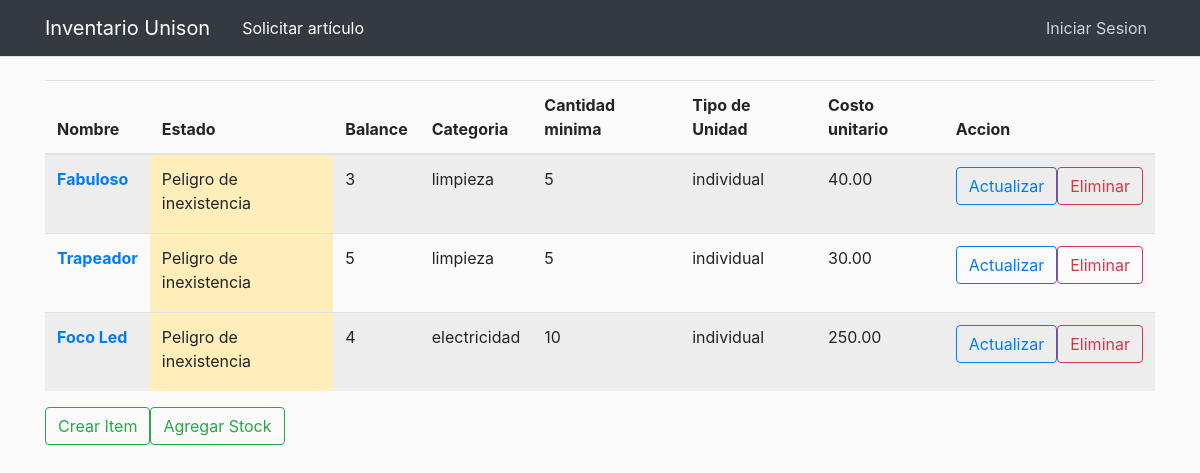
The page /manage_items/ on the database as committed earlier.
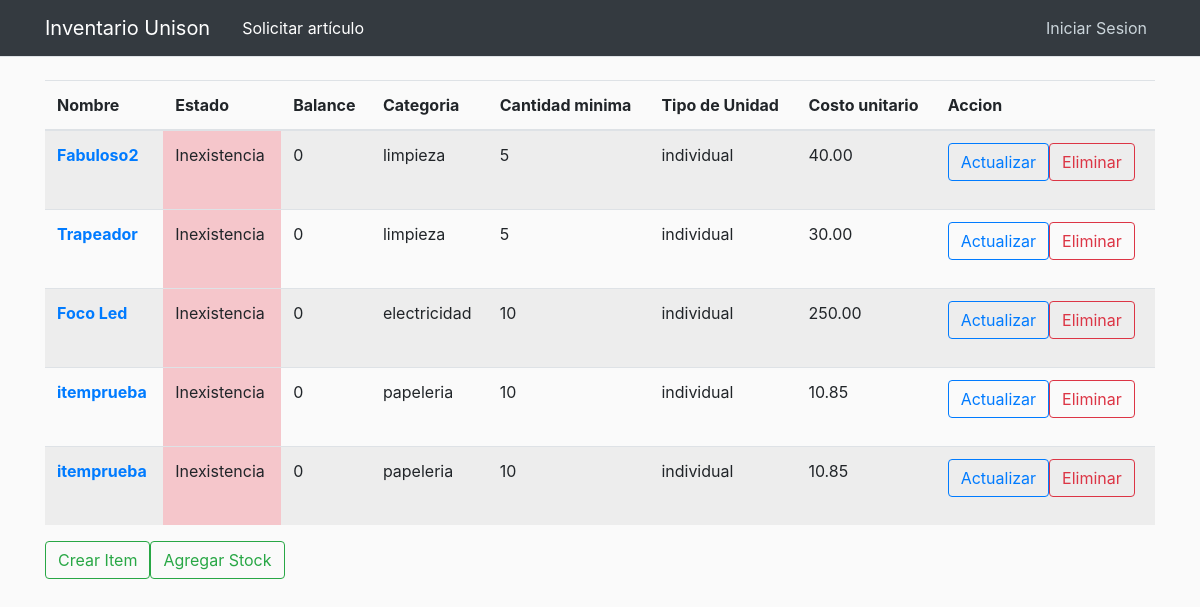
The same page on the database as committed later.
### inventory/models.py (models this page shows, shortened)
class Item(models.Model):
    CATEGORY_CHOICES = [
        ('papeleria', 'Papelería'),
        ('limpieza', 'Limpieza'),
        ('plomeria', 'Plomería'),
        ('electricidad', 'Electricidad'),
    ]
    UNIT_CHOICES = [
        ('paquete', 'Paquete'),
        ('block', 'Block'),
        ('individual', 'Individual'),
        ('caja', 'Caja'),
    ]
    name = models.CharField(max_length=255)
    image = models.ImageField(default='default_item.jpg', upload_to='item_pics')
    id = models.AutoField(primary_key=True)
    category = models.CharField(max_length=20, choices=CATEGORY_CHOICES)
    description = models.TextField()
    unit_type = models.CharField(max_length=20, choices=UNIT_CHOICES)
    unit_price = models.DecimalField(max_digits=10, decimal_places=2)
    stock = models.IntegerField(default=0)
    low_stock_threshold = models.IntegerField(default=10)
    unison = models.BooleanField(default=True)

### inventory/views.py (the view)
# urls.py: path('manage_items/', views.manage_items, name='manage_items'),
def manage_items(request):
    items = Item.objects.all()
    return render(request, 'inventory/manage_items.html', {'items': items})

### inventory/templates/inventory/manage_items.html (shortened to what this page needs)
{% extends "base.html" %}
{% block content %}
    <table class="table table-striped">
        <thead>
        <tr>
            <th scope="col">Nombre</th>
            <th scope="col">Estado</th>
            <th scope="col">Balance</th>
            <th scope="col">Categoria</th>
            <th scope="col">Cantidad minima</th>
            <th scope="col">Tipo de Unidad</th>
            <th scope="col">Costo unitario</th>
            <th scope="col">Accion</th>
        </tr>
        </thead>
        <tbody>
        {% for item in items %}
            <tr>
                <th scope="row">
                    <a href="{% url 'display_item' item.id %}">{{ item.name }}</a>
                </th>
                {% if item.stock == 0 %}
                    <td class="table-danger">Inexistencia</td>
                {% else %}
                    {% if item.stock <= item.low_stock_threshold %}
                        <td class="table-warning">Peligro de inexistencia</td>
                    {% else %}
                        <td class="table-success">En existencia</td>
                    {% endif %}
                {% endif %}
                <td> {{ item.stock }}</td>
                <td> {{ item.category }}</td>
                <td> {{ item.low_stock_threshold }}</td>
                <td> {{ item.unit_type }}</td>
                <td> {{ item.unit_price }}</td>
                <td>
                    <div class="form-group">
                        <div class="btn-group" role="group">
                            <form method="get" action="{% url 'update_item' item.id %}">
                                <button class="btn btn-outline-primary" type="submit">Actualizar</button>
                            </form>
                            <form method="get" action="{% url 'delete_item' item.id %}">
                                <button class="btn btn-outline-danger" onclick="return confirmDelete();" type="submit">
                                    Eliminar
                                </button>
                            </form>
                        </div>
                    </div>
                </td>
            </tr>
        {% endfor %}
        </tbody>
    </table>
    <div class="form-group">
        <div class="btn-group" role="group">
            <form method="get" action="{% url 'create_item' %}">
                <button class="btn btn-outline-success" type="submit">Crear Item</button>
            </form>
            <form method="get" action="{% url 'add_stock' %}">
                <button class="btn btn-outline-success" type="submit">
                    Agregar Stock
                </button>
            </form>
        </div>
    </div>
{% endblock content %}

Rows that differ between the two databases and show on the page:
changed Item: name "Fabuloso" → "Fabuloso2"; stock "3" → "0"; stock "Peligro de inexistencia" → "Inexistencia"
changed Item "Trapeador": stock "5" → "0"; stock "Peligro de inexistencia" → "Inexistencia"
changed Item "Foco Led": stock "4" → "0"; stock "Peligro de inexistencia" → "Inexistencia"
added Item: name "itemprueba", shows "Inexistencia", stock "0", category "papeleria", low_stock_threshold "10", unit_type "individual", unit_price "10.85"
added Item: name "itemprueba", shows "Inexistencia", stock "0", category "papeleria", low_stock_threshold "10", unit_type "individual", unit_price "10.85"
